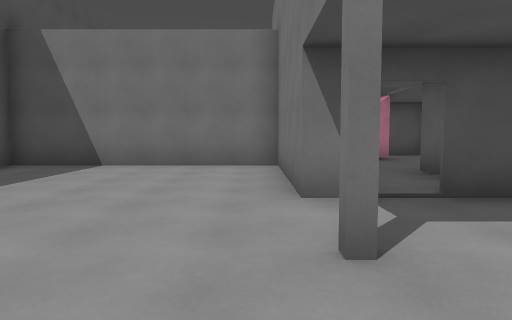
view 1 (above)

19 first-person views from a walk through a 3-D level made in the Godot game engine. The camera is 1.4 m above the floor, tilts 4° down and sees 70° across. The floor is counted in squares, 2 m on a side. Each view is taken from the middle of a square. On the plan, view 1 faces up. The plan holds only what a view shows up to about 11 squares ahead; the rest is blank. The place goes on beyond the plan. Surface patterns are stand-ins for the level's own textures.

view 2
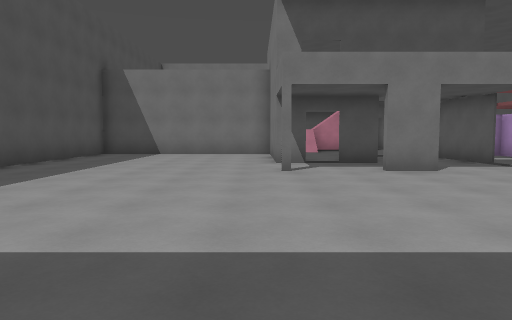

view 3
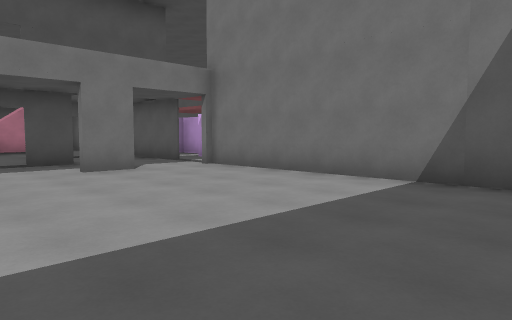

view 4
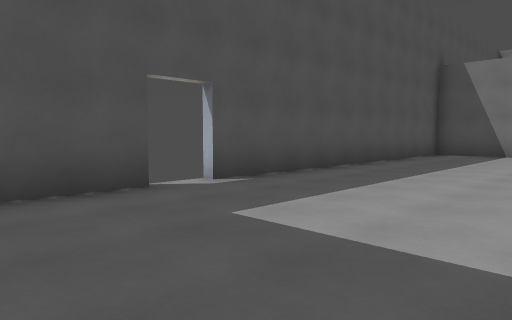

view 5
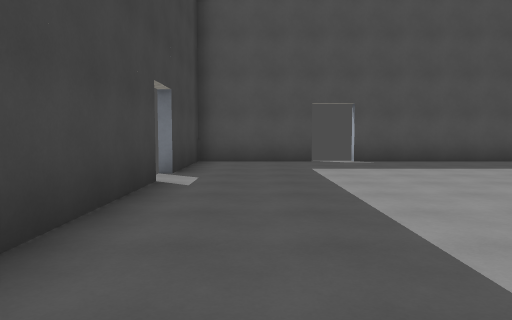

view 6
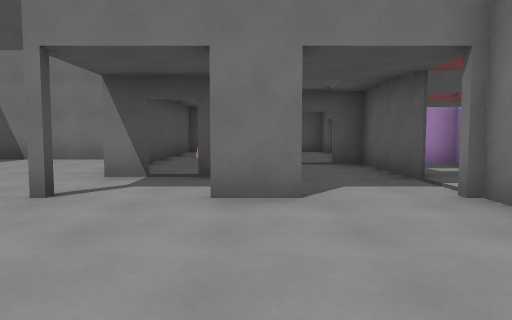

view 7
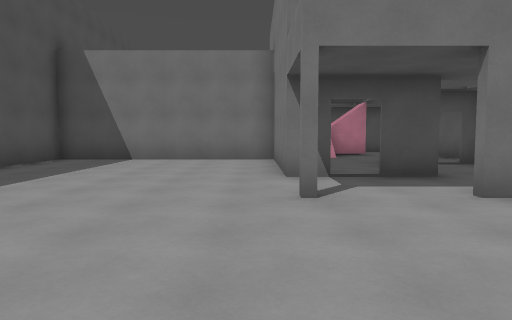

view 8
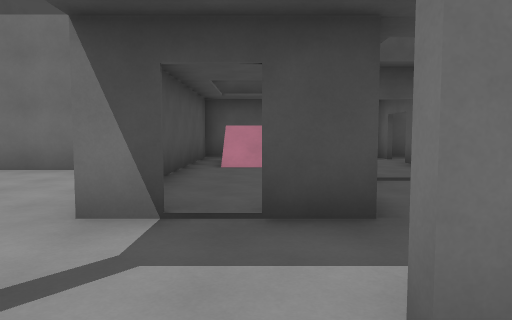

view 9
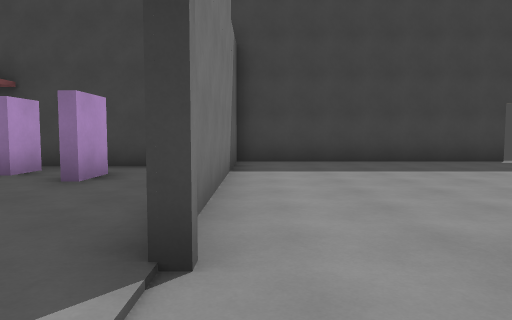

view 10
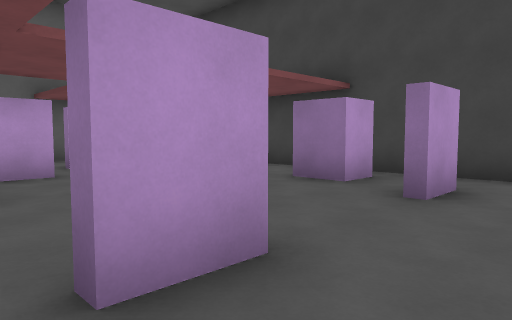

view 11
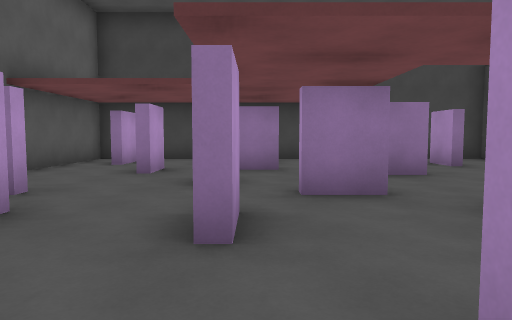

view 12
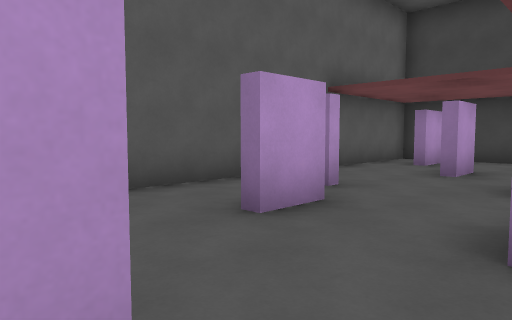

view 13
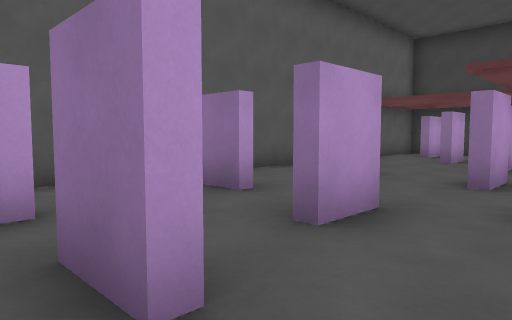

view 14
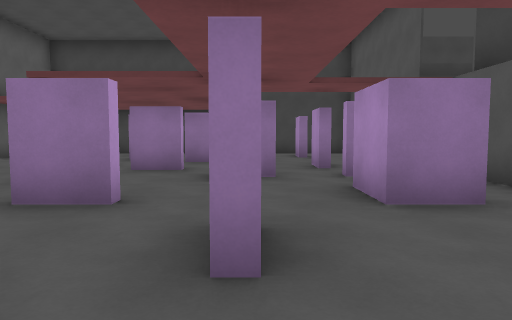

view 15
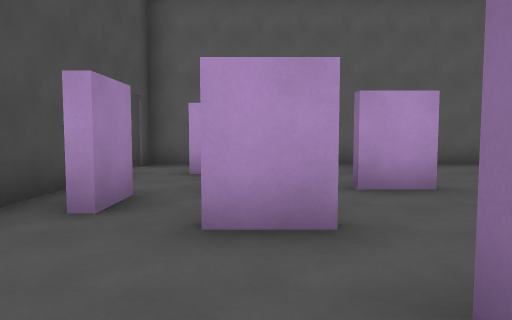

view 16
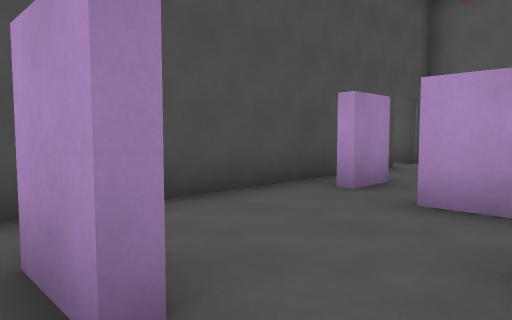

view 17
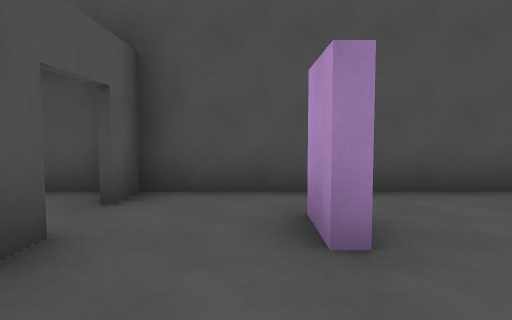

view 18
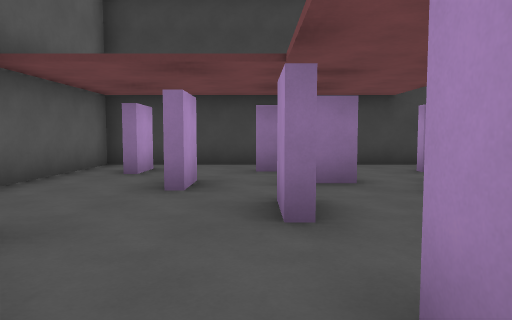

view 19
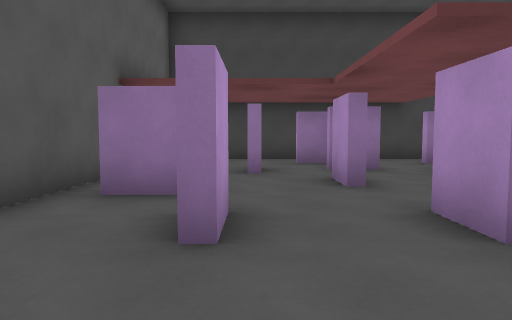

### Floor plan
Key: @ floor where view 1 was taken; # wall or solid block; x gap in a wall; . floor; / step, stairs or slope.
Columns run from 6 left of view 1 to 17 right of it. Each row starts with its distance up from view 1.
 11        #  ##############
 10        # /....#......#.#
  9 ########/...#....#.#...#
  8 #......#/...#..#.....  #
  7 #......#...##......#.#.#
  6 #......#.#..##...#.... #
  5 #......#.#..#..........#
  4 #......#x#..##.#..#.#..#
  3 #................#...#.#
  2 #......#.#..#.#....#...#
  1 #...........#...#......#
  0 #.....@.....#... .#.#..#
 -1 #...........#..........#
 -2  ...........#.##..#..#.#
 -3 #...........#..........#
 -4 #...........############
 -5 #...........#
 -6 #### ########

Where each view was taken, in squares from view 1:
view 1: 0 up, 0 right, facing up
view 2: 5 down, 0 right, facing up
view 3: 5 down, 0 right, facing up-right
view 4: 5 down, 1 left, facing up-left
view 5: 4 down, 4 right, facing left
view 6: 2 down, 3 right, facing up
view 7: 2 down, 0 right, facing up
view 8: 1 up, 2 right, facing up
view 9: 4 up, 5 right, facing down
view 10: 3 up, 6 right, facing down-right
view 11: 7 up, 12 right, facing down
view 12: 7 up, 12 right, facing down-right
view 13: 10 up, 11 right, facing down-right
view 14: 10 up, 9 right, facing down
view 15: 9 up, 8 right, facing right
view 16: 8 up, 7 right, facing up-right
view 17: 7 up, 7 right, facing up
view 18: 5 up, 13 right, facing down
view 19: 7 up, 14 right, facing down
